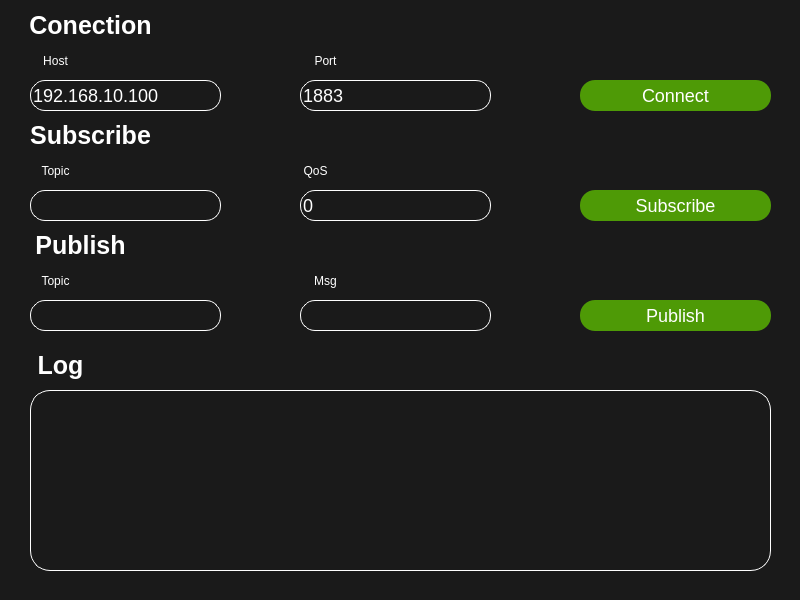
<?xml version="1.0" encoding="UTF-8"?>
<ui version="4.0">
 <class>mqtt_client</class>
 <widget class="QWidget" name="mqtt_client">
  <property name="geometry">
   <rect>
    <x>0</x>
    <y>0</y>
    <width>800</width>
    <height>600</height>
   </rect>
  </property>
  <property name="windowTitle">
   <string>Form</string>
  </property>
  <property name="styleSheet">
   <string notr="true">QWidget
{
background-color: #1A1A1A;
}</string>
  </property>
  <widget class="QLabel" name="Topic_label">
   <property name="geometry">
    <rect>
     <x>10</x>
     <y>150</y>
     <width>91</width>
     <height>41</height>
    </rect>
   </property>
   <property name="styleSheet">
    <string notr="true">color: rgb(255, 255, 255);
background-color: rgba(191, 64, 64, 0);</string>
   </property>
   <property name="text">
    <string>Topic</string>
   </property>
   <property name="alignment">
    <set>Qt::AlignCenter</set>
   </property>
  </widget>
  <widget class="QLineEdit" name="QoS_lineEdit">
   <property name="geometry">
    <rect>
     <x>300</x>
     <y>190</y>
     <width>191</width>
     <height>31</height>
    </rect>
   </property>
   <property name="styleSheet">
    <string notr="true">background-color: rgba(191, 64, 64, 0);
color: rgb(255, 255, 255);
border-style: solid; 
border-width: 1px; 
border-color: white;
border-radius:15px;
font-size: 18px;
</string>
   </property>
   <property name="text">
    <string>0</string>
   </property>
  </widget>
  <widget class="QPlainTextEdit" name="log_plainTextEdit">
   <property name="geometry">
    <rect>
     <x>30</x>
     <y>390</y>
     <width>741</width>
     <height>181</height>
    </rect>
   </property>
   <property name="styleSheet">
    <string notr="true">background-color: rgba(191, 64, 64, 0);
color: rgb(255, 255, 255);
border-style: solid; 
border-width: 1px; 
border-color: white;
border-radius:20px;
font-size: 18px;</string>
   </property>
   <property name="centerOnScroll">
    <bool>false</bool>
   </property>
  </widget>
  <widget class="QLabel" name="Conection_label">
   <property name="geometry">
    <rect>
     <x>20</x>
     <y>0</y>
     <width>141</width>
     <height>51</height>
    </rect>
   </property>
   <property name="styleSheet">
    <string notr="true">color: rgb(255, 255, 255);
background-color: rgba(191, 64, 64, 0);
font-weight: bold;
font-size:25px;</string>
   </property>
   <property name="text">
    <string>Conection</string>
   </property>
   <property name="alignment">
    <set>Qt::AlignCenter</set>
   </property>
  </widget>
  <widget class="QLabel" name="Host_label">
   <property name="geometry">
    <rect>
     <x>10</x>
     <y>40</y>
     <width>91</width>
     <height>41</height>
    </rect>
   </property>
   <property name="styleSheet">
    <string notr="true">color: rgb(255, 255, 255);
background-color: rgba(191, 64, 64, 0);</string>
   </property>
   <property name="text">
    <string>Host</string>
   </property>
   <property name="alignment">
    <set>Qt::AlignCenter</set>
   </property>
  </widget>
  <widget class="QLabel" name="Port_label">
   <property name="geometry">
    <rect>
     <x>280</x>
     <y>40</y>
     <width>91</width>
     <height>41</height>
    </rect>
   </property>
   <property name="styleSheet">
    <string notr="true">color: rgb(255, 255, 255);
background-color: rgba(191, 64, 64, 0);</string>
   </property>
   <property name="text">
    <string>Port</string>
   </property>
   <property name="alignment">
    <set>Qt::AlignCenter</set>
   </property>
  </widget>
  <widget class="QLineEdit" name="Topic_lineEdit">
   <property name="geometry">
    <rect>
     <x>30</x>
     <y>190</y>
     <width>191</width>
     <height>31</height>
    </rect>
   </property>
   <property name="styleSheet">
    <string notr="true">background-color: rgba(191, 64, 64, 0);
color: rgb(255, 255, 255);
border-style: solid; 
border-width: 1px; 
border-color: white;
border-radius:15px;
font-size: 18px;
</string>
   </property>
  </widget>
  <widget class="QLineEdit" name="Port_lineEdit">
   <property name="geometry">
    <rect>
     <x>300</x>
     <y>80</y>
     <width>191</width>
     <height>31</height>
    </rect>
   </property>
   <property name="styleSheet">
    <string notr="true">background-color: rgba(191, 64, 64, 0);
color: rgb(255, 255, 255);
border-style: solid; 
border-width: 1px; 
border-color: white;
border-radius:15px;
font-size: 18px;
</string>
   </property>
   <property name="text">
    <string>1883</string>
   </property>
   <property name="placeholderText">
    <string/>
   </property>
  </widget>
  <widget class="QLabel" name="QoS_label">
   <property name="geometry">
    <rect>
     <x>270</x>
     <y>150</y>
     <width>91</width>
     <height>41</height>
    </rect>
   </property>
   <property name="styleSheet">
    <string notr="true">color: rgb(255, 255, 255);
background-color: rgba(191, 64, 64, 0);</string>
   </property>
   <property name="text">
    <string>QoS</string>
   </property>
   <property name="alignment">
    <set>Qt::AlignCenter</set>
   </property>
  </widget>
  <widget class="QLineEdit" name="Host_lineEdit">
   <property name="geometry">
    <rect>
     <x>30</x>
     <y>80</y>
     <width>191</width>
     <height>31</height>
    </rect>
   </property>
   <property name="styleSheet">
    <string notr="true">background-color: rgba(191, 64, 64, 0);
color: rgb(255, 255, 255);
border-style: solid; 
border-width: 1px; 
border-color: white;
border-radius:15px;
font-size: 18px;
</string>
   </property>
   <property name="text">
    <string>192.168.10.100</string>
   </property>
   <property name="placeholderText">
    <string>120.26.202.2</string>
   </property>
  </widget>
  <widget class="QLabel" name="Subscribe_label">
   <property name="geometry">
    <rect>
     <x>20</x>
     <y>110</y>
     <width>141</width>
     <height>51</height>
    </rect>
   </property>
   <property name="styleSheet">
    <string notr="true">color: rgb(255, 255, 255);
background-color: rgba(191, 64, 64, 0);
font-weight: bold;
font-size:25px;</string>
   </property>
   <property name="text">
    <string>Subscribe</string>
   </property>
   <property name="alignment">
    <set>Qt::AlignCenter</set>
   </property>
  </widget>
  <widget class="QPushButton" name="connect_pushbutton">
   <property name="geometry">
    <rect>
     <x>580</x>
     <y>80</y>
     <width>191</width>
     <height>31</height>
    </rect>
   </property>
   <property name="styleSheet">
    <string notr="true">background-color: rgb(138, 226, 52);
background-color: rgb(78, 154, 6);
color: rgb(255, 255, 255);
border-radius:15px;
font-size: 18px;
</string>
   </property>
   <property name="text">
    <string>Connect</string>
   </property>
  </widget>
  <widget class="QPushButton" name="Subscribe_pushbutton">
   <property name="geometry">
    <rect>
     <x>580</x>
     <y>190</y>
     <width>191</width>
     <height>31</height>
    </rect>
   </property>
   <property name="styleSheet">
    <string notr="true">background-color: rgb(78, 154, 6);
color: rgb(255, 255, 255);
border-radius:15px;
font-size: 18px;
</string>
   </property>
   <property name="text">
    <string>Subscribe</string>
   </property>
  </widget>
  <widget class="QLineEdit" name="Topic_lineEdit_2">
   <property name="geometry">
    <rect>
     <x>30</x>
     <y>300</y>
     <width>191</width>
     <height>31</height>
    </rect>
   </property>
   <property name="styleSheet">
    <string notr="true">background-color: rgba(191, 64, 64, 0);
color: rgb(255, 255, 255);
border-style: solid; 
border-width: 1px; 
border-color: white;
border-radius:15px;
font-size: 18px;
</string>
   </property>
  </widget>
  <widget class="QLabel" name="Publish_label">
   <property name="geometry">
    <rect>
     <x>10</x>
     <y>220</y>
     <width>141</width>
     <height>51</height>
    </rect>
   </property>
   <property name="styleSheet">
    <string notr="true">color: rgb(255, 255, 255);
background-color: rgba(191, 64, 64, 0);
font-weight: bold;
font-size:25px;</string>
   </property>
   <property name="text">
    <string>Publish</string>
   </property>
   <property name="alignment">
    <set>Qt::AlignCenter</set>
   </property>
  </widget>
  <widget class="QLabel" name="Topic_label_2">
   <property name="geometry">
    <rect>
     <x>10</x>
     <y>260</y>
     <width>91</width>
     <height>41</height>
    </rect>
   </property>
   <property name="styleSheet">
    <string notr="true">color: rgb(255, 255, 255);
background-color: rgba(191, 64, 64, 0);</string>
   </property>
   <property name="text">
    <string>Topic</string>
   </property>
   <property name="alignment">
    <set>Qt::AlignCenter</set>
   </property>
  </widget>
  <widget class="QPushButton" name="Publish_pushbutton">
   <property name="geometry">
    <rect>
     <x>580</x>
     <y>300</y>
     <width>191</width>
     <height>31</height>
    </rect>
   </property>
   <property name="styleSheet">
    <string notr="true">background-color: rgb(78, 154, 6);
color: rgb(255, 255, 255);
border-radius:15px;
font-size: 18px;
</string>
   </property>
   <property name="text">
    <string>Publish</string>
   </property>
  </widget>
  <widget class="QLineEdit" name="Msg_lineEdit">
   <property name="geometry">
    <rect>
     <x>300</x>
     <y>300</y>
     <width>191</width>
     <height>31</height>
    </rect>
   </property>
   <property name="styleSheet">
    <string notr="true">background-color: rgba(191, 64, 64, 0);
color: rgb(255, 255, 255);
border-style: solid; 
border-width: 1px; 
border-color: white;
border-radius:15px;
font-size: 18px;
</string>
   </property>
  </widget>
  <widget class="QLabel" name="Msg_label">
   <property name="geometry">
    <rect>
     <x>280</x>
     <y>260</y>
     <width>91</width>
     <height>41</height>
    </rect>
   </property>
   <property name="styleSheet">
    <string notr="true">color: rgb(255, 255, 255);
background-color: rgba(191, 64, 64, 0);</string>
   </property>
   <property name="text">
    <string>Msg</string>
   </property>
   <property name="alignment">
    <set>Qt::AlignCenter</set>
   </property>
  </widget>
  <widget class="QLabel" name="Log_label">
   <property name="geometry">
    <rect>
     <x>-10</x>
     <y>340</y>
     <width>141</width>
     <height>51</height>
    </rect>
   </property>
   <property name="styleSheet">
    <string notr="true">color: rgb(255, 255, 255);
background-color: rgba(191, 64, 64, 0);
font-weight: bold;
font-size:25px;</string>
   </property>
   <property name="text">
    <string>Log</string>
   </property>
   <property name="alignment">
    <set>Qt::AlignCenter</set>
   </property>
  </widget>
 </widget>
 <resources/>
 <connections/>
</ui>
